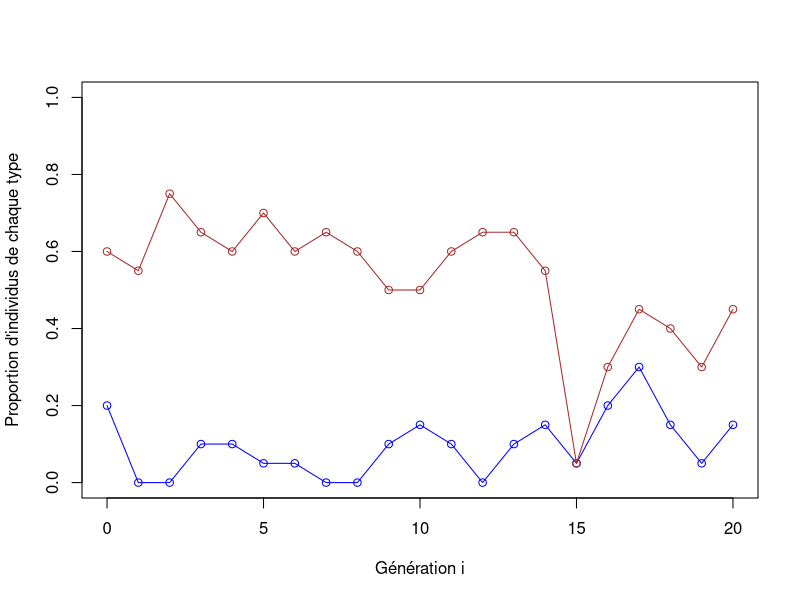
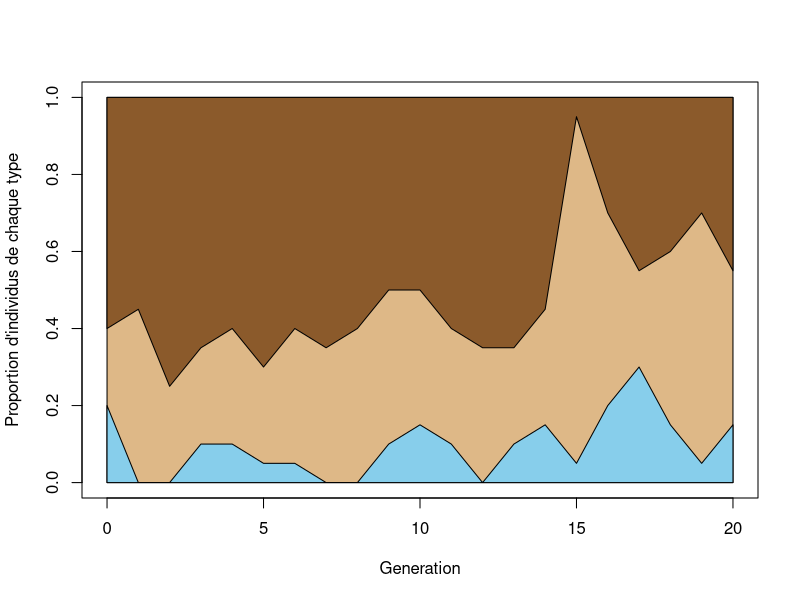
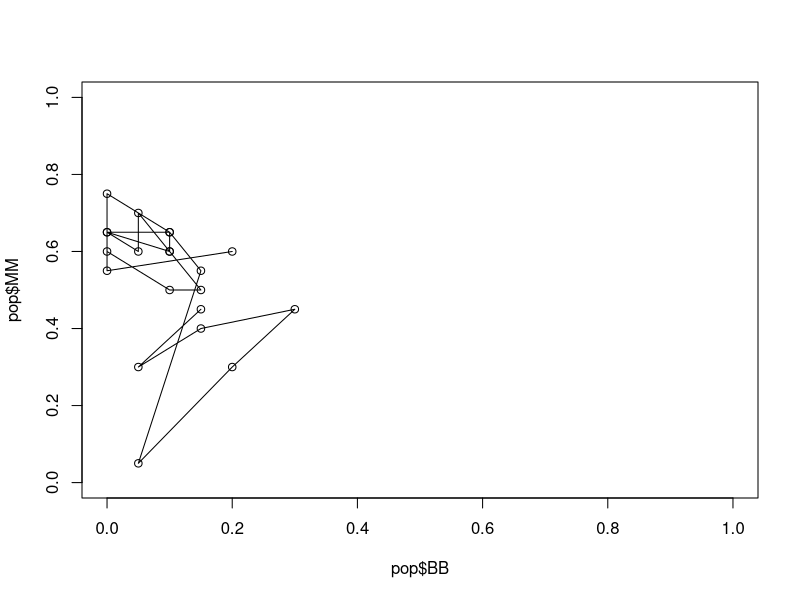
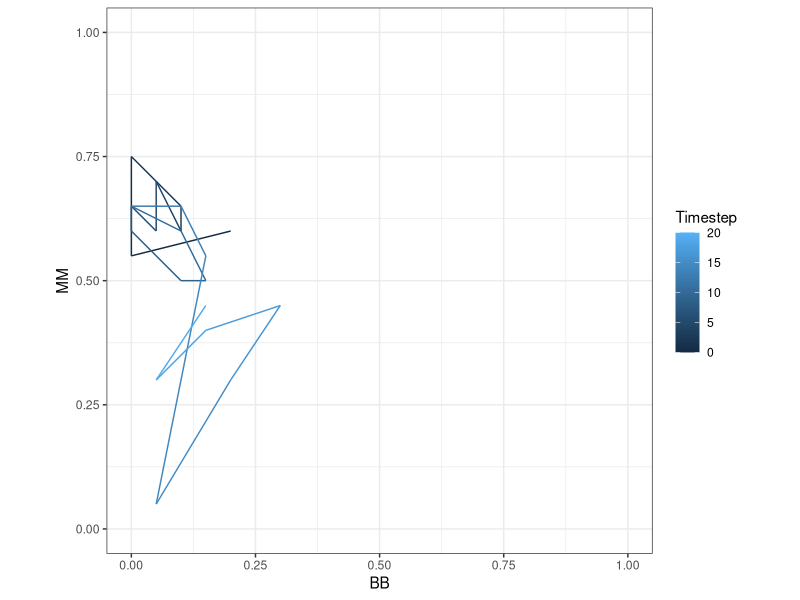
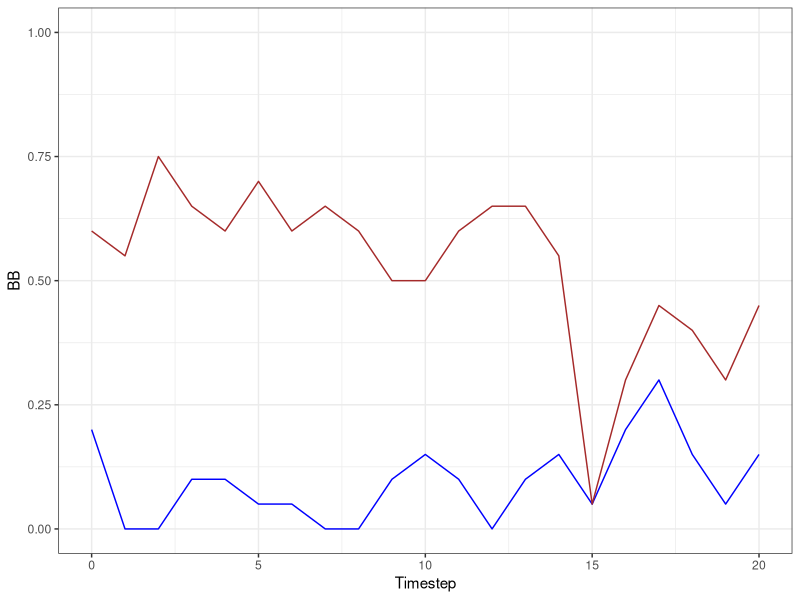
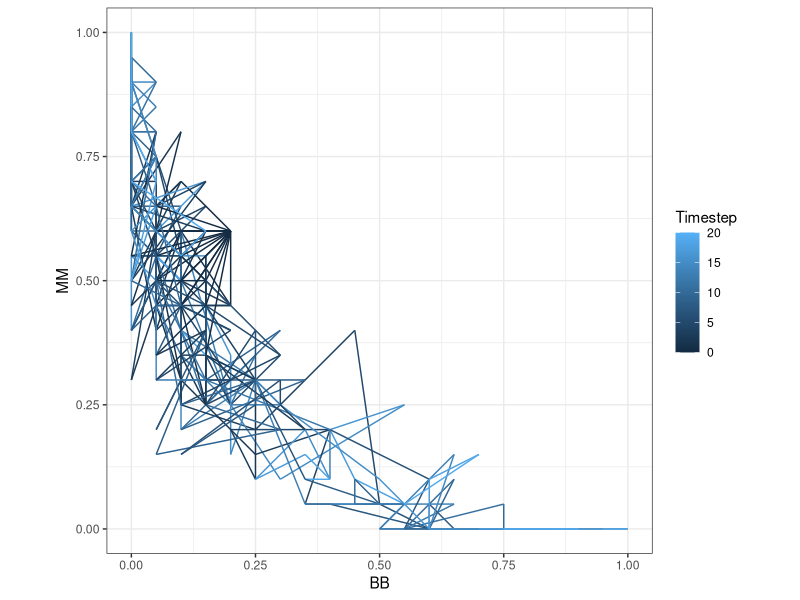
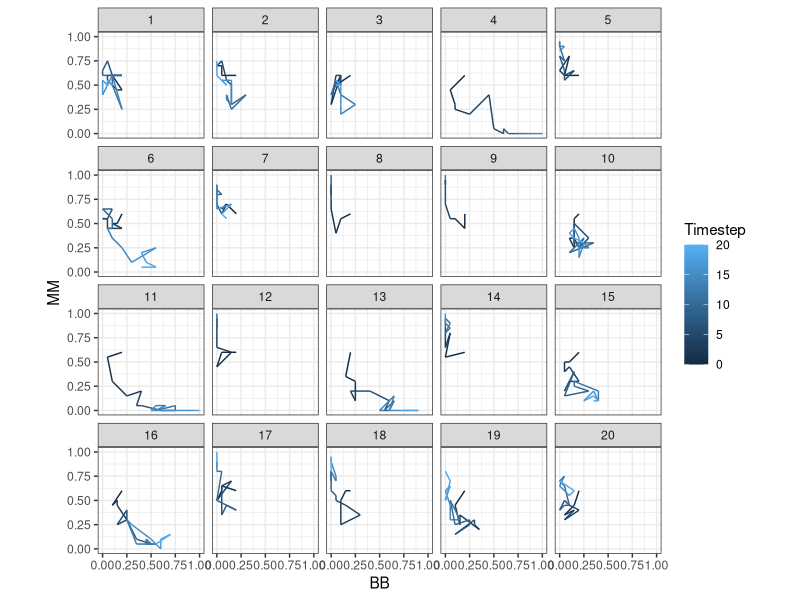
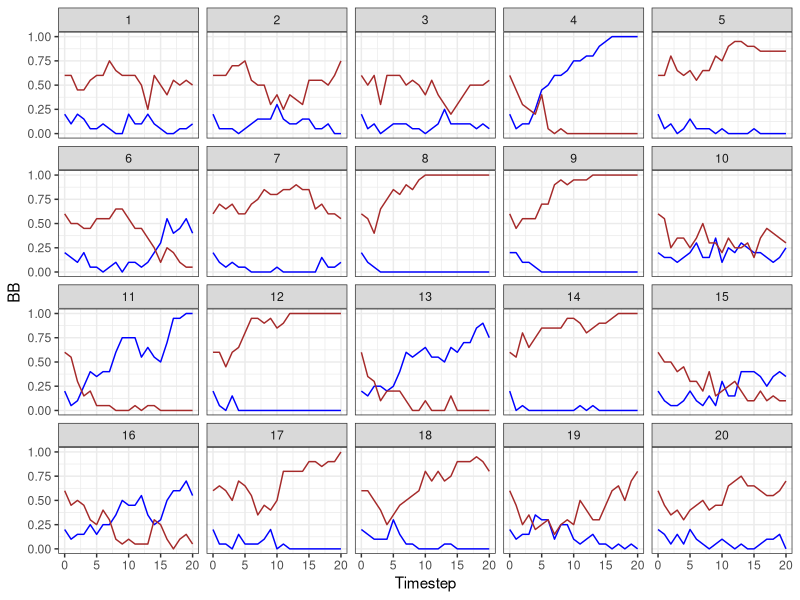

Generate these figures, in order, with R:
## ---- chunk 1
knitr::opts_chunk$set(fig.align = "center",
               fig.width = 10,
               cache = TRUE,
               cache.lazy = FALSE)
## ---- chunk 2
set.seed(42)
## ---- chunk 3
new_population = function(P = 10000, bb = 0.1, mm = 0.3) {
  Pere = sample(size=P, x=c(0,1,2), replace=T, prob=c(mm,1-(bb+mm),bb));
  Mere = sample(size=P, x=c(0,1,2), replace=T, prob=c(mm,1-(bb+mm),bb));
  
  Enfant_P=ifelse(Pere==0,0,
                  ifelse(Pere==1,sample(size = P,x=c(0,1),replace = T),1));
  Enfant_M=ifelse(Mere==0,0,
                  ifelse(Mere==1,sample(size = P,x=c(0,1),replace = T),1));
  Enfant = Enfant_M + Enfant_P;
  list(BB=sum(Enfant==2),MM=sum(Enfant==0))
}
new_population(); 
## ---- chunk 4
population_evolution = function(P=20, Imax=20, bb=0.1, mm=0.3) {
  df=data.frame(Timestep=0,BB=bb,MM=mm); 
  for(i in 1:Imax) {
    res=new_population(P,bb,mm);
    bb=res$BB/P;mm=res$MM/P;
    df=rbind(df,data.frame(Timestep=i,BB=bb,MM=mm));
  }
  df
}
population_evolution(P=20);
## ---- chunk 5
population_evolutions = function(P=20, Imax=20, N=10, bb=0.1, mm=0.3) {
  df=data.frame()
  for(i in 1:N) {
    traj=population_evolution(P,Imax,bb,mm);
    traj$Idx=i;
    df=rbind(df,traj);
  }
  df
}
population_evolutions(P=20,Imax=4,N=4);
## ---- chunk 6
set.seed(2)
## ---- chunk 7
pop = population_evolution(P = 20,Imax = 20, bb = 4/20, mm = 12/20);
## ---- chunk 8
xrange = c(min(pop$Timestep),max(pop$Timestep))
plot(x = NULL, y = NULL, xlim = xrange,ylim = c(0,1), type="o", xlab="Génération i", ylab="Proportion d'individus de chaque type");
lines(pop$Timestep, pop$BB, type = "o",col = "blue");
lines(pop$Timestep, pop$MM, type = "o",col = "brown");
## ---- chunk 9
I=max(pop$Timestep);
plot(c(0,I),c(0,1),type="n",xlab="Generation", ylab="Proportion d'individus de chaque type")
polygon(c(c(0,I),c(I,0)),c(c(0,0),c(1,1)), col="burlywood")
polygon(c(0:I,rev(0:I)),c(pop$BB,rep(0,I+1)), col="skyblue")
polygon(c(0:I,rev(0:I)),c(1-pop$MM,rep(1,I+1)), col="tan4")
## ---- chunk 10
plot(pop$BB,pop$MM, xlim=c(0,1), ylim=c(0,1))
lines(pop$BB,pop$MM)
## ---- chunk 11
library(ggplot2)
ggplot(pop,aes(x=BB,y=MM,color=Timestep)) + geom_path() + 
  xlim(0,1) +  ylim(0,1) + theme_bw() + coord_fixed()
## ---- chunk 12
ggplot(pop,aes(x=Timestep)) + geom_line(aes(y=BB),color="blue") +
   geom_line(aes(y=MM),color="brown")  + ylim(0,1) + theme_bw()
## ---- chunk 13
pop = population_evolutions(P = 20,Imax = 20, bb = 4/20, mm = 12/20, N = 20);
## ---- chunk 14
ggplot(pop,aes(x=BB,y=MM,color=Timestep,group=Idx)) + geom_path() + 
  xlim(0,1) +  ylim(0,1) + theme_bw() + coord_fixed() 
## ---- chunk 15
ggplot(pop,aes(x=BB,y=MM,color=Timestep)) + geom_path() + 
  xlim(0,1) +  ylim(0,1) + theme_bw() + coord_fixed() + facet_wrap(~Idx)
## ---- chunk 16
ggplot(pop,aes(x=Timestep)) + geom_line(aes(y=BB),color="blue") +
   geom_line(aes(y=MM),color="brown")  + ylim(0,1) + theme_bw() +
   facet_wrap(~Idx)
## ---- chunk 17
pop = population_evolutions(P = 20,Imax = 200, bb = 4/20, mm = 12/20, N = 20);
## ---- chunk 18
ggplot(pop,aes(x=Timestep)) + geom_line(aes(y=BB),color="blue") +
   geom_line(aes(y=MM),color="brown")  + ylim(0,1) + theme_bw() +
   facet_wrap(~Idx)
## ---- chunk 19
ggplot(pop,aes(x=BB,y=MM,color=Timestep)) + geom_path() + 
  xlim(0,1) +  ylim(0,1) + theme_bw() + coord_fixed() + facet_wrap(~Idx)
## ---- chunk 20
pop = population_evolutions(P = 20,Imax = 200, bb = 10/20, mm = 10/20, N = 20);
## ---- chunk 21
ggplot(pop,aes(x=Timestep)) + geom_line(aes(y=BB),color="blue") +
   geom_line(aes(y=MM),color="brown")  + ylim(0,1) + theme_bw() +
   facet_wrap(~Idx)
## ---- chunk 22
ggplot(pop,aes(x=BB,y=MM,color=Timestep)) + geom_path() + 
  xlim(0,1) +  ylim(0,1) + theme_bw() + coord_fixed() + facet_wrap(~Idx)
## ---- chunk 23
pop = population_evolutions(P = 2000, Imax = 100, bb = 400/2000, mm = 1200/2000, N = 20);
## ---- chunk 24
ggplot(pop,aes(x=Timestep)) + geom_line(aes(y=BB),color="blue") +
   geom_line(aes(y=MM),color="brown")  + ylim(0,1) + theme_bw() +
   facet_wrap(~Idx)
## ---- chunk 25
ggplot(pop,aes(x=BB,y=MM,color=Timestep)) + geom_path() + 
  xlim(0,1) +  ylim(0,1) + theme_bw() + coord_fixed() + facet_wrap(~Idx)
## ---- chunk 26
pop = population_evolutions(P = 5000, Imax = 100, bb = 400/2000, mm = 1200/2000, N = 50);
ggplot(pop,aes(x=BB,y=MM,color=Timestep, group=Idx)) + geom_path(alpha=.3) + 
  xlim(0,1) +  ylim(0,1) + theme_bw() + coord_fixed() 
## ---- chunk 27
df=data.frame();
for(i in 1:50) {
  repeat {
    bb=runif(1);
    mm=runif(1);
    if(bb+mm<=1) {break;}
  }
  traj=population_evolution(5000,100,bb,mm);
  traj$Idx=i;
  df=rbind(df,traj);
}
## ---- chunk 28
ggplot(df,aes(x=BB,y=MM,color=Timestep, group=Idx)) + geom_path(alpha=.3) + 
  xlim(0,1) +  ylim(0,1) + theme_bw() + coord_fixed() 
## ---- chunk 29
population_evolution_preserved = function(P=20, Imax=20, bb=0.1, mm=0.3) {
  df=data.frame(Timestep=0,BB=bb,MM=mm); 
  for(i in 1:Imax) {
    res=new_population(P-2,bb,mm);
    bb=(1+res$BB)/P;mm=(1+res$MM)/P;
    df=rbind(df,data.frame(Timestep=i,BB=bb,MM=mm));
  }
  df
}
## ---- chunk 30
pop = population_evolution_preserved(P=20,Imax = 2000);
## ---- chunk 31
ggplot(pop,aes(x=Timestep)) + geom_line(aes(y=BB),color="blue") +
   geom_line(aes(y=MM),color="brown")  + ylim(0,1) + theme_bw()
## ---- chunk 32
ggplot(pop,aes(x=BB,y=MM,color=Timestep)) + geom_path() + 
  xlim(0,1) +  ylim(0,1) + theme_bw() + coord_fixed()
## ---- chunk 33
ggplot(pop,aes(x=BB,y=MM)) + geom_bin2d(bins = 20) +
  xlim(0,1) +  ylim(0,1) + theme_bw() + coord_fixed()
